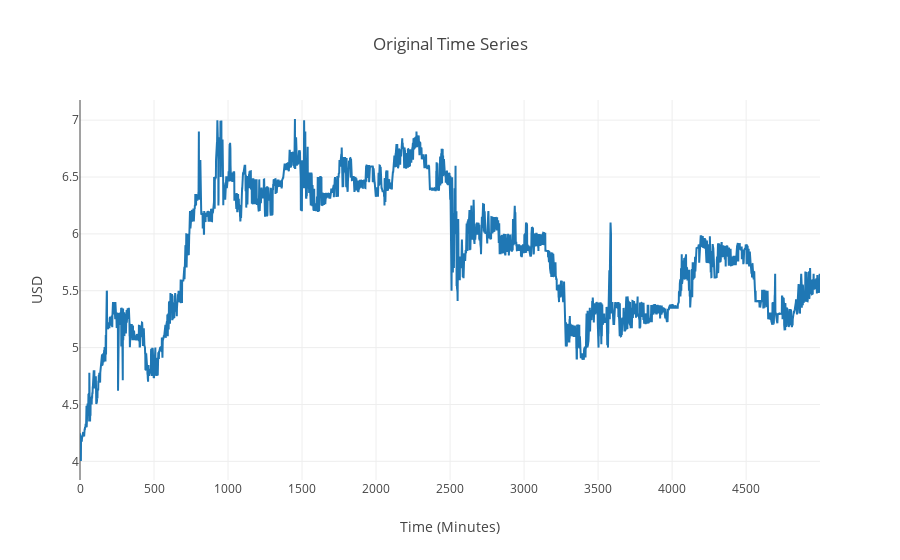

The notebook cell this image was saved under:
### Markdown cell above
# Plot the Time Series
We plot the time series to provide an initial visualization of the data.

### Code cell
from plotly.offline import init_notebook_mode, iplot
import plotly.graph_objs as go
init_notebook_mode(connected=True)

layout = go.Layout(
    title='Original Time Series',
    xaxis=dict(title='Time (Minutes)'),
    yaxis=dict(title='USD')
)

figData = [{'x': [i for i in range(len(data['Close'].tolist()))], 'y': data['Close'].tolist()}]

fig = go.Figure(data=figData, layout=layout)

iplot(fig, show_link=False)

### Figure 1 — Plotly figure (JSON) as saved in the notebook; plotly's stock layout.template omitted (floating-point values rounded to 4 significant figures; data arrays with more than 128 entries replaced by an {"elided": "..."} marker saying what was removed)
{"data": [{"type": "scatter", "x": {"elided": "5000 int values"}, "y": {"elided": "5000 float values"}}], "layout": {"title": "Original Time Series", "xaxis": {"title": "Time (Minutes)"}, "yaxis": {"title": "USD"}}}
